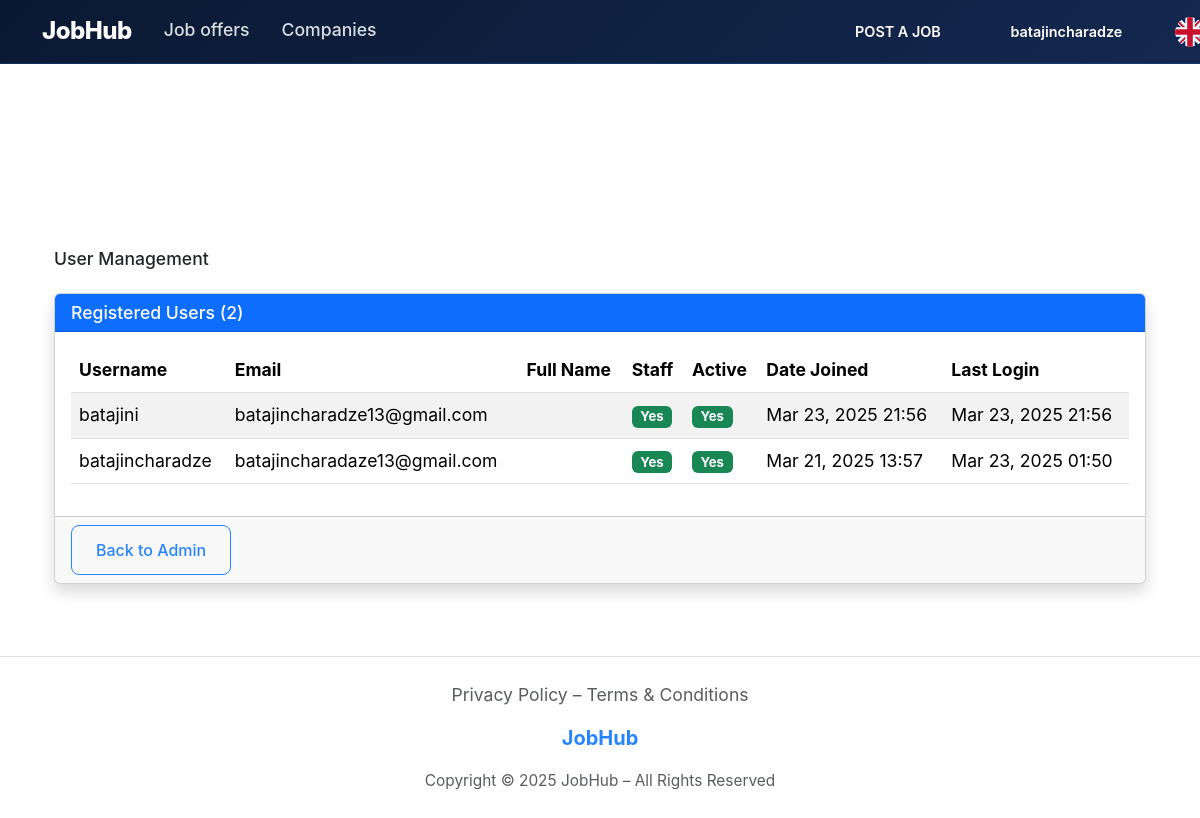
Page /en/manage/users/ (signed in) on the earlier database version.
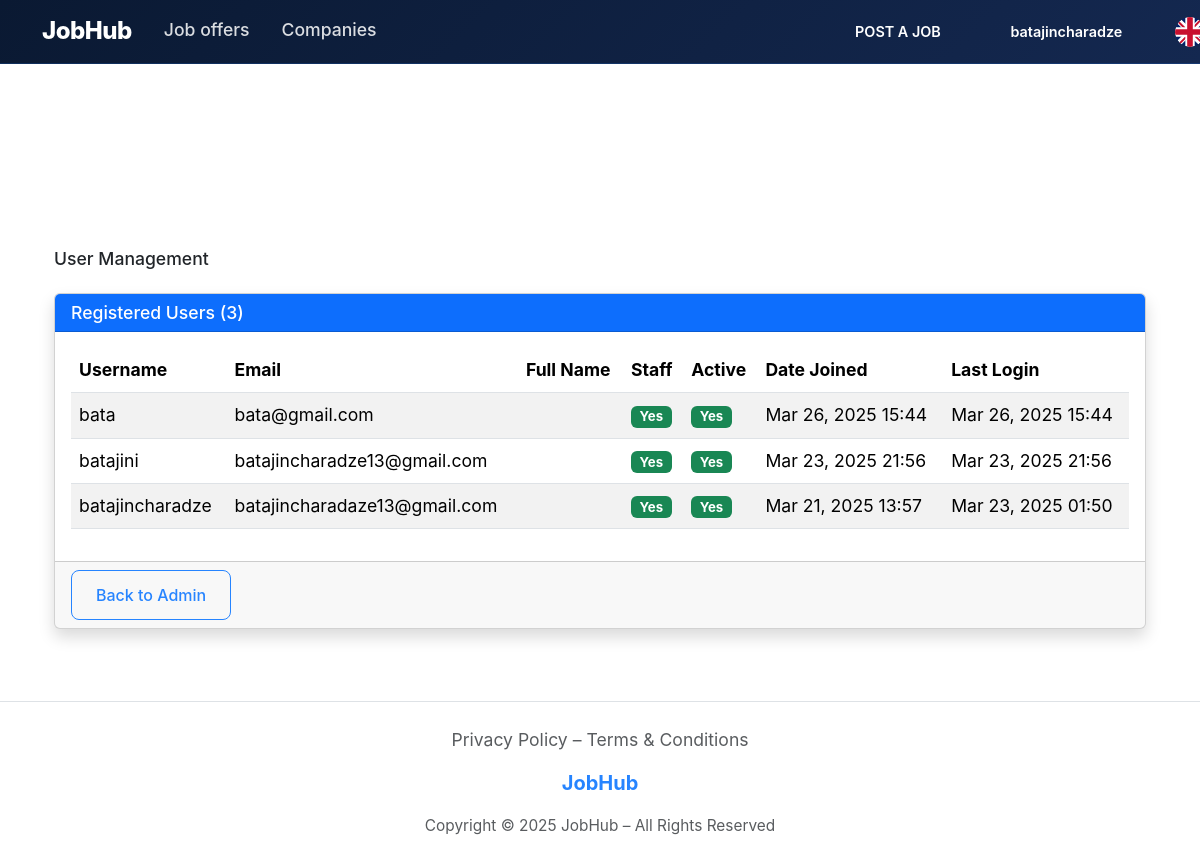
Same page on the later database version.
### authentication/models.py (models this page shows)
class CustomUser(AbstractUser):
    email = models.EmailField(unique=True)
    full_name = models.CharField(max_length=255)
    created_at = models.DateTimeField(auto_now_add=True)
    updated_at = models.DateTimeField(auto_now=True)

### authentication/views.py (the view)
# urls.py: path('manage/users/', views.user_list, name='user_list'),
@staff_member_required
def user_list(request):
    users = CustomUser.objects.all().order_by('-date_joined')
    return render(request, 'authentication/user_list.html', {'users': users})

### jobhub/context_processors.py (called while the page is built)
def languages_processor(request):
    return {
        'languages': settings.LANGUAGES,
    }

### templates/authentication/user_list.html (shortened to what this page needs)
{% extends 'base.html' %}
{% load static %}
{% block content %}
<div class="container mt-5 pt-5">
    <div class="row">
        <div class="col-12">
            <h1 class="mb-4">User Management</h1>
            <div class="card shadow">
                <div class="card-header bg-primary text-white">
                    <h5 class="mb-0">Registered Users ({{ users.count }})</h5>
                </div>
                <div class="card-body">
                    <div class="table-responsive">
                        <table class="table table-striped table-hover">
                            <thead>
                                <tr>
                                    <th>Username</th>
                                    <th>Email</th>
                                    <th>Full Name</th>
                                    <th>Staff</th>
                                    <th>Active</th>
                                    <th>Date Joined</th>
                                    <th>Last Login</th>
                                </tr>
                            </thead>
                            <tbody>
                                {% for user in users %}
                                <tr>
                                    <td>{{ user.username }}</td>
                                    <td>{{ user.email }}</td>
                                    <td>{{ user.full_name }}</td>
                                    <td>{% if user.is_staff %}<span class="badge bg-success">Yes</span>{% else %}<span class="badge bg-secondary">No</span>{% endif %}</td>
                                    <td>{% if user.is_active %}<span class="badge bg-success">Yes</span>{% else %}<span class="badge bg-danger">No</span>{% endif %}</td>
                                    <td>{{ user.date_joined|date:"M d, Y H:i" }}</td>
                                    <td>{{ user.last_login|date:"M d, Y H:i"|default:"Never" }}</td>
                                </tr>
                                {% empty %}
                                <tr>
                                    <td colspan="7" class="text-center">No users found</td>
                                </tr>
                                {% endfor %}
                            </tbody>
                        </table>
                    </div>
                </div>
                <div class="card-footer">
                    <a href="{% url 'admin:index' %}" class="btn btn-outline-primary">Back to Admin</a>
                </div>
            </div>
        </div>
    </div>
</div>
{% endblock %}

### templates/base.html (shortened to what this page needs)
{% load static %}
{% load django_bootstrap5 %}
{% load i18n %}
<!DOCTYPE html>
<html lang="{{ LANGUAGE_CODE }}" data-bs-theme="light">
<head>
    {% bootstrap_css %}
    <link rel="stylesheet" href="https://cdn.jsdelivr.net/npm/bootstrap-icons@1.11.3/font/bootstrap-icons.min.css">
    <link rel="stylesheet" href="{% static 'css/style.css' %}" />
    <link rel="stylesheet" href="{% static 'css/hero.css' %}" />
    <link rel="stylesheet" href="{% static 'css/salary-slider.css' %}?v=1.0" />
    <link rel="stylesheet" href="{% static 'css/filters.css' %}" />
</head>
<body>
    <div class="navbar navbar-expand-lg fixed-top">
        <div class="container">
            <a class="navbar-brand" href="{% url 'authentication:home' %}">JobHub</a>
            <div class="collapse navbar-collapse" id="navbarNav">
                <ul class="navbar-nav me-auto">
                    <li class="nav-item">
                        <a class="nav-link {% if request.path == '/' %}active{% endif %}" href="{% url 'authentication:home' %}">
                            {% trans "Job offers" %}
                        </a>
                    </li>
                    <li class="nav-item">
                        <a class="nav-link {% if 'companies' in request.path %}active{% endif %}" href="#">
                            {% trans "Companies" %}
                        </a>
                    </li>
                    <li class="nav-item d-flex align-items-center ms-3">
                        <button class="theme-toggle-btn" id="themeToggle" aria-label="Toggle theme">
                            <i class="bi bi-moon-stars"></i>
                        </button>
                    </li>
                </ul>
                <div class="d-flex align-items-center gap-3">
                    {% if request.path != '/login/' and request.path != '/signup/' %}
                    <a href="{% if user.is_authenticated %}{% url 'authentication:post_job' %}{% else %}{% url 'authentication:login' %}?next={% url 'authentication:post_job' %}&type=recruiter{% endif %}" class="btn-sign-in text-decoration-none">
                        <i class="bi bi-plus-circle"></i>
                        <span>{% trans "POST A JOB" %}</span>
                    </a>
                    {% endif %}
                    {% if not user.is_authenticated %}
                        <div class="dropdown dropdown-align-right">
                            <button class="btn-sign-in dropdown-toggle" id="authDropdown" data-bs-toggle="dropdown" aria-expanded="false">
                                <i class="bi bi-person-circle"></i>
                                <span>{% trans "LOG IN" %}</span>
                                <i class="bi bi-chevron-down ms-1"></i>
                            </button>
                            <div class="dropdown-menu dropdown-menu-end" aria-labelledby="authDropdown">
                                <div class="dropdown-header">{% trans "SIGN IN" %}</div>
                                <a class="dropdown-item" href="{% url 'authentication:login' %}?next={{ request.path }}&type=candidate">
                                    <i class="bi bi-person"></i>{% trans "Candidate" %}
                                </a>
                                <a class="dropdown-item" href="{% url 'authentication:login' %}?next={{ request.path }}&type=recruiter">
                                    <i class="bi bi-building"></i>{% trans "Recruiter" %}
                                </a>
                                <div class="dropdown-divider"></div>
                                <div class="dropdown-header">{% trans "SIGN UP" %}</div>
                                <a class="dropdown-item" href="{% url 'authentication:signup' %}?next={{ request.path }}&type=candidate">
                                    <i class="bi bi-person-plus"></i>{% trans "Candidate" %}
                                </a>
                                <a class="dropdown-item" href="{% url 'authentication:signup' %}?next={{ request.path }}&type=recruiter">
                                    <i class="bi bi-building-add"></i>{% trans "Recruiter" %}
                                </a>
                            </div>
                        </div>
                    {% else %}
                        <div class="dropdown dropdown-align-right">
                            <button class="btn-sign-in dropdown-toggle" id="userDropdown" data-bs-toggle="dropdown" aria-expanded="false">
                                <i class="bi bi-person-circle"></i>
                                <span>{{ user.username }}</span>
                                <i class="bi bi-chevron-down ms-1"></i>
                            </button>
                        </div>
                    {% endif %}
                    <div class="language-switcher ms-auto d-flex align-items-center">
                        {% include "language_selector.html" %}
                    </div>
                </div>
            </div>
        </div>
    </div>
    <main class="container py-4">
        {% block content %}{% endblock %}
    </main>
    <footer class="py-4 mt-5 border-top">
        <div class="container text-center">
            <div class="mb-3">
                <a href="#" class="text-decoration-none text-body-secondary">{% trans "Privacy Policy – Terms & Conditions" %}</a>
            </div>
            <a href="{% url 'authentication:home' %}" class="text-decoration-none mb-3 d-block">
                <span class="h5 text-primary fw-bold">JobHub</span>
            </a>
            <div class="text-body-secondary small">
                {% trans "Copyright © 2025 JobHub – All Rights Reserved" %}
            </div>
        </div>
    </footer>
</body>
</html>

### templates/language_selector.html (shortened to what this page needs)
{% load i18n %}
{% load static %}
<form action="{% url 'set_language' %}" method="post" class="language-form">
  {% if LANGUAGE_CODE == 'en' %}
    <button type="submit" name="language" value="pl" class="btn btn-circle language-btn" onclick="animateButton(this)">
      <img src="{% static 'img/gb-flag.svg' %}" alt="English" class="flag-icon">
    </button>
  {% else %}
    <button type="submit" name="language" value="en" class="btn btn-circle language-btn" onclick="animateButton(this)">
      <img src="{% static 'img/pl-flag.svg' %}" alt="Polski" class="flag-icon">
    </button>
  {% endif %}
</form>

### static/css/style.css (style rules this page uses)
body { font-family: "Inter", sans-serif; font-size: 1.1rem; color: #303a4d; }
:root { --primary-color: #4a6cf7; --secondary-color: #6c757d; --dark-color: #212529; --light-color: #f8f9fa; --success-color: #28a745; --error-color: #dc3545; --border-radius: 8px; --box-shadow: 0 4px 12px rgba(0, 0, 0, 0.1); --transition: all 0.3s ease; }
body { font-family: 'Inter', -apple-system, BlinkMacSystemFont, 'Segoe UI', Roboto, Oxygen, Ubuntu, Cantarell, sans-serif; line-height: 1.6; color: var(--dark-color); background-color: #f5f7fa; }

### static/css/hero.css (style rules this page uses)
:root { --primary-color: #2684FF; --secondary-color: #5F6368; --background-color: #f5f5f7; --text-color: #333; --border-radius-lg: 12px; --border-radius-md: 8px; --border-radius-sm: 6px; --shadow-sm: 0 4px 6px rgba(0, 0, 0, 0.1); --shadow-md: 0 8px 30px rgba(0, 0, 0, 0.3); --shadow-lg: 0 15px 60px rgba(0, 0, 0, 0.4); --transition-default: all 0.2s ease-in-out; }

### static/css/filters.css (style rules this page uses)
.btn-outline-primary { max-width: 100%; overflow: hidden; text-overflow: ellipsis; white-space: nowrap; }

### templates/language_selector.html (style rules this page uses)
.language-form { display: flex; align-items: center; margin: 0; padding: 0; height: 100%; margin-right: 10px; }
.language-btn { background: transparent; color: rgba(255, 255, 255, 0.85); border: none; width: 30px; height: 30px; padding: 0; border-radius: 50%; display: flex; align-items: center; justify-content: center; overflow: hidden; margin: 0; position: relative; top: 0; transition: transform 0.3s ease, background 0.3s ease; }
.flag-icon { width: 22px; height: 22px; border-radius: 50%; object-fit: cover; }

Differences in the rows shown:
added CustomUser: username "bata", email "bata@gmail.com", is_staff "Yes", is_active "Yes", date_joined "Mar 26, 2025 15:44", last_login "Mar 26, 2025 15:44"
Other differences:
{{ users.count }}: "2" → "3"
